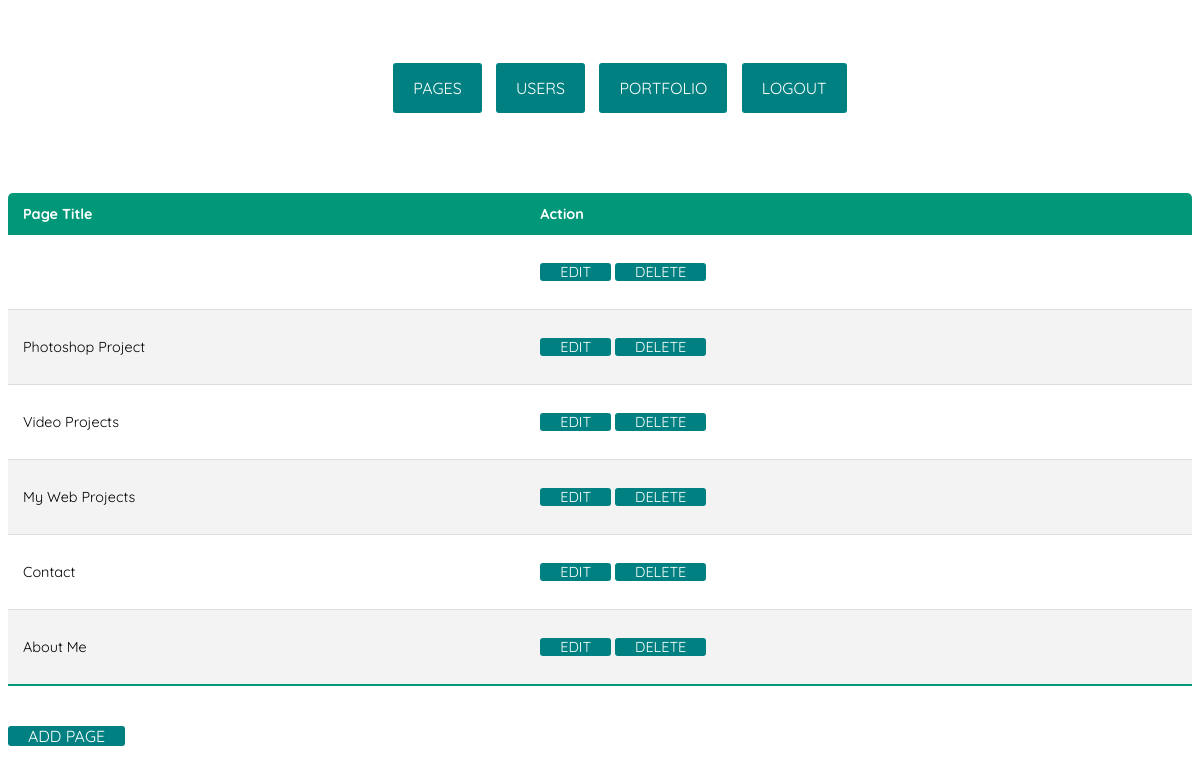
The app's page /admin/index-pages.php (signed in) with its own data.
### tables this page shows
CREATE TABLE `pages` (
  `id` int(10) UNSIGNED NOT NULL,
  `title` varchar(50) NOT NULL,
  `body` longtext NOT NULL,
  `link` varchar(255) NOT NULL,
  `image` varchar(255) DEFAULT NULL
);

### admin/index-pages.php (called while the page is built, shortened)
<?php
include '../includes/bootstrap.php';
include 'templates/header.php';
$query = "SELECT * FROM pages ORDER BY id DESC";
if ($stmt = $pdo->query($query)){
    $users = $stmt->fetchAll(PDO::FETCH_OBJ);
}
include 'templates/index-pages.php';
include 'templates/footer.php';

### admin/templates/index-pages.php (the view)
<table><thead><tr><th>Page Title</th><th>Action</th></tr></thead>
    <?php foreach ($users as $user) { ?>
    <tr>
        <td><?= $user->title ?></td>
        <td>
            <a href='editpage.php?id=<?= $user->id ?>'>Edit</a>
            <a href='deletepage.php?id=<?= $user->id ?>'>Delete</a>
        </td>
    </tr>
<?php } ?>
</table>
<a href='addpage.php'>Add Page</a>

### admin/templates/menu.php (style rules this page uses)
body { background: #fff; }

### admin/indexcss.php (style rules this page uses)
* { font-family: 'Quicksand', sans-serif; }
table { border-collapse: collapse; margin: 25px 0; font-size: 0.9em; width: 100%; border-radius: 5px 5px 0 0; overflow: hidden; }
table thead tr { background-color: #009879; color: white; text-align: left; font-weight: bold; }
table th, table td { padding: 12px 15px; }
table tbody tr { border-bottom: 1px solid #dddddd; }
table tbody tr:nth-of-type(even) { background-color: #f3f3f3; }
table tbody tr:last-of-type { border-bottom: 2px solid #009879; }
a { display: inline; height: 50px; padding: 0 20px; background-color: teal; color: #fff; text-align: center; line-height: 50px; border-radius: 3px; text-transform: uppercase; transition: 300ms all; text-decoration: none; }

### records on screen
pages: title "Photoshop Project"
pages: title "Video Projects"
pages: title "My Web Projects"
pages: title "Contact"
pages: title "About Me"
